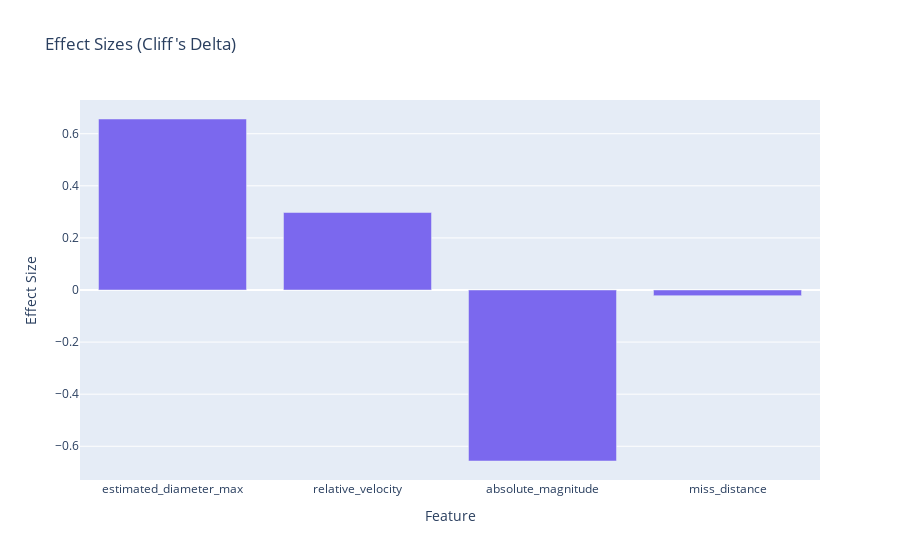

The cell this chart's notebook holds for it:
### Markdown cell above
### Cliff's Delta effect size for NEOs features

### Code cell
# Data dictionary for effect sizes and features
effect_dict = {'Feature': ['estimated_diameter_max', 'relative_velocity', 'absolute_magnitude', 'miss_distance'],
        'Effect Size': [0.656539, 0.297492, -0.656539, -0.021729]}

# Create DataFrame and plot
fig = px.bar(pd.DataFrame(effect_dict), x='Feature', y='Effect Size', 
             title="Effect Sizes (Cliff's Delta)", color_discrete_sequence=['mediumslateblue'])

# Show the plot
fig.show()

### Figure 1 — Plotly figure (JSON) as saved in the notebook; plotly's stock layout.template omitted (floating-point values rounded to 4 significant figures)
{"data": [{"hovertemplate": "Feature=%{x}<br>Effect Size=%{y}<extra></extra>", "legendgroup": "", "marker": {"color": "mediumslateblue", "pattern": {"shape": ""}}, "name": "", "orientation": "v", "showlegend": false, "textposition": "auto", "type": "bar", "x": ["estimated_diameter_max", "relative_velocity", "absolute_magnitude", "miss_distance"], "xaxis": "x", "y": [0.6565, 0.2975, -0.6565, -0.02173], "yaxis": "y"}], "layout": {"barmode": "relative", "legend": {"tracegroupgap": 0}, "title": {"text": "Effect Sizes (Cliff's Delta)"}, "xaxis": {"anchor": "y", "domain": [0, 1], "title": {"text": "Feature"}}, "yaxis": {"anchor": "x", "domain": [0, 1], "title": {"text": "Effect Size"}}}}
